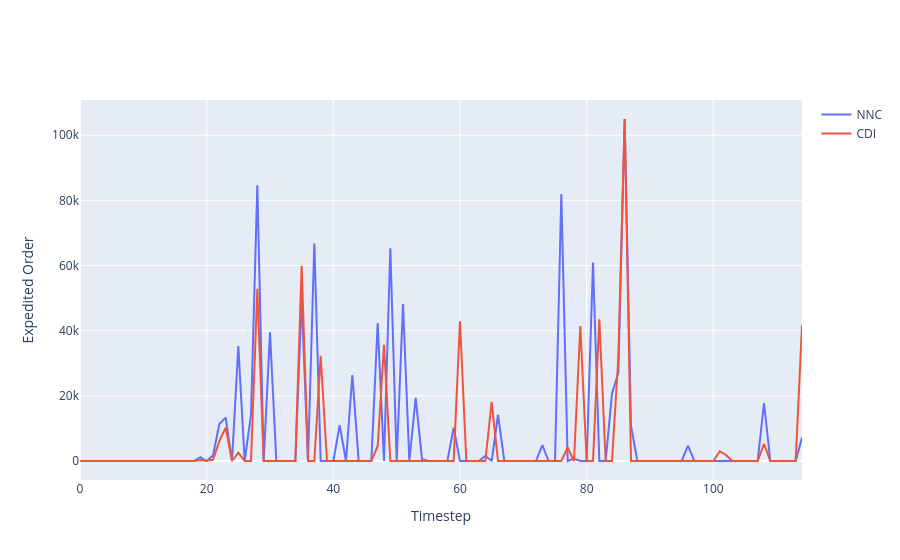

This figure's notebook cell:
### Code cell
a = go.Scatter(y=[x.item() for x in nn_qe[1:]], name='NNC')
b = go.Scatter(y=cdi_qe, name='CDI')
fig = go.Figure([a,b])
fig.layout.xaxis.title = 'Timestep'
fig.layout.yaxis.title = 'Expedited Order'
fig

### Figure 1 — Plotly figure (JSON) as saved in the notebook; plotly's stock layout.template omitted (floating-point values rounded to 4 significant figures)
{"data": [{"name": "NNC", "type": "scatter", "y": [18, 0, 0, 0, 0, 0, 0, 0, 0, 0, 0, 0, 0, 0, 0, 0, 0, 0, 0, 1181, 0, 1709, 11349, 13315, 0, 35264, 0, 14241, 84657, 0, 39489, 0, 0, 0, 0, 49794, 0, 66799, 0, 0, 0, 10991, 0, 26414, 0, 0, 0, 42357, 0, 65285, 0, 48189, 0, 19381, 569, 0, 0, 0, 0, 10210, 0, 0, 0, 0, 1602, 0, 14133, 0, 0, 0, 0, 0, 0, 4839, 0, 0, 81947, 0, 716, 0, 0, 60914, 0, 0, 20701, 27010, 104971, 10782, 0, 0, 0, 0, 0, 0, 0, 0, 4690, 0, 0, 0, 0, 0, 0, 0, 0, 0, 0, 0, 17806, 0, 0, 0, 0, 0, 7198]}, {"name": "CDI", "type": "scatter", "y": [0, 0, 0, 0, 0, 0, 0, 0, 0, 0, 0, 0, 0, 0, 0, 0, 0, 0, 0, 320, 112, 372, 6088, 10213, 0, 2543, 0, 0, 52841, 0, 0, 0, 0, 0, 0, 59927, 0, 0, 32284, 0, 0, 0, 0, 0, 0, 0, 0, 4546, 35694, 0, 0, 0, 0, 0, 0, 0, 0, 0, 0, 0, 42901, 0, 0, 0, 0, 18148, 0, 0, 0, 0, 0, 0, 0, 0, 209, 0, 0, 4137, 0, 41463, 0, 0, 43485, 0, 0, 31756, 104998, 0, 0, 0, 0, 0, 0, 0, 0, 0, 0, 0, 0, 0, 0, 3001, 1859, 0, 0, 0, 0, 0, 5281, 0, 0, 0, 0, 0, 41672]}], "layout": {"xaxis": {"title": {"text": "Timestep"}}, "yaxis": {"title": {"text": "Expedited Order"}}}}
